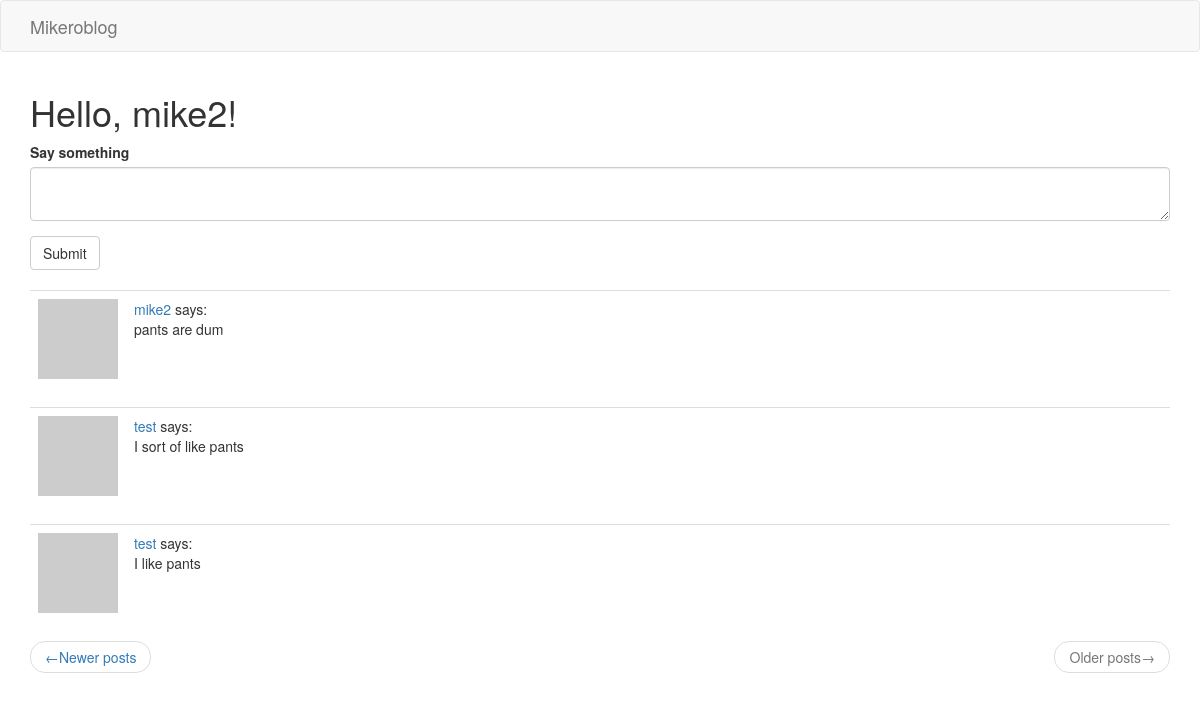
The app's page /index?page=2 (signed in) with its own data.
### app/models.py (models this page shows, shortened)
class User(UserMixin, db.Model):
    id = db.Column(db.Integer, primary_key=True)
    username = db.Column(db.String(64), index=True, unique=True)
    email = db.Column(db.String(120), index=True, unique=True)
    password_hash = db.Column(db.String(128))
    posts = db.relationship('Post', backref='author', lazy='dynamic')
    about_me = db.Column(db.String(140))
    last_seen = db.Column(db.DateTime, default=datetime.utcnow)
    followed = db.relationship(
        'User',
        secondary=followers,
        primaryjoin=(followers.c.follower_id == id),
        secondaryjoin=(followers.c.followed_id == id),
        backref=db.backref('followers', lazy='dynamic'),
        lazy='dynamic'
    )
    def avatar(self, size):
        digest = md5(self.email.lower().encode('utf-8')).hexdigest()
        return f'https://www.gravatar.com/avatar/{digest}?d=identicon&s={size}'
    def followed_posts(self):
        followed = Post.query.join(
            followers,
            (followers.c.followed_id == Post.user_id)).filter(
                followers.c.follower_id == self.id)
        own = Post.query.filter_by(user_id=self.id)
        return followed.union(own).order_by(Post.timestamp.desc())

class Post(db.Model):
    id = db.Column(db.Integer, primary_key=True)
    body = db.Column(db.String(140))
    timestamp = db.Column(db.DateTime, index=True, default=datetime.utcnow)
    user_id = db.Column(db.Integer, db.ForeignKey('user.id'))

### app/routes.py (the view)
@flask_app.route('/', methods=['GET', 'POST'])
@flask_app.route('/index', methods=['GET', 'POST'])
@login_required
def index():
    form = PostForm()
    if form.validate_on_submit():
        post = Post(body=form.post.data, author=current_user)
        db.session.add(post)
        db.session.commit()
        flash('Your post is now live!')
        return redirect(url_for('index'))
    page = request.args.get('page', 1, type=int)
    posts = current_user.followed_posts().paginate(
        page, flask_app.config['POSTS_PER_PAGE'], False)
    next_url = url_for('index', page=posts.next_num) \
        if posts.has_next else None
    prev_url = url_for('index', page=posts.prev_num) \
        if posts.has_prev else None
    return render_template('index.html', title='Home', posts=posts.items,
                           form=form, next_url=next_url, prev_url=prev_url)

### app/forms.py
class PostForm(FlaskForm):
    post = TextAreaField('Say something', validators=[
        DataRequired(), Length(min=1, max=140)])
    submit = SubmitField('Submit')

### app/models.py (called while the page is built)
@login.user_loader
def load_user(id):
    return User.query.get(int(id))

### app/routes.py (called while the page is built)
@flask_app.before_request
def before_request():
    if current_user.is_authenticated:
        current_user.last_seen = datetime.utcnow()
        db.session.commit()

### app/templates/index.html
{% extends 'base.html' %}
{% import 'bootstrap/wtf.html' as wtf %}
{% block app_content %}
    <h1>Hello, {{ current_user.username }}!</h1>
    {% if form %}
        {{ wtf.quick_form(form) }}
        <br>
    {% endif %}
    {% for post in posts %}
        {% include '_post.html' %}
    {% endfor %}
    <nav aria-label='...'>
        <ul class='pager'>
            <li class='previous{% if not prev_url %} disabled{% endif %}'>
                <a href='{{ prev_url or "#" }}'>
                    <span aria-hidden='true'>&larr;</span>Newer posts
                </a>
            </li>
            <li class='next{% if not next_url %} disabled{% endif %}'>
                <a href='{{ next_url or "#" }}'>
                    Older posts<span aria-hidden='true'>&rarr;</span>
                </a>
            </li>
        </ul>
    </nav>
{% endblock %}

### app/templates/_post.html
<table class='table table-hover'>
    <tr>
        <td width='70px'>
            <a href='{{ url_for('user', username=post.author.username) }}'>
                <img src='{{ post.author.avatar(70) }}'>
            </a>
        </td>
        <td>
            <a href='{{ url_for('user', username=post.author.username) }}'>
                {{ post.author.username }}
            </a>
            says: <br>{{ post.body }}
        </td>
    </tr>
</table>

### records on screen
User: username "mike2"
Post: author.username "mike2", body "pants are dum"
Post: author.username "test", body "I sort of like pants"
Post: author.username "test", body "I like pants"
